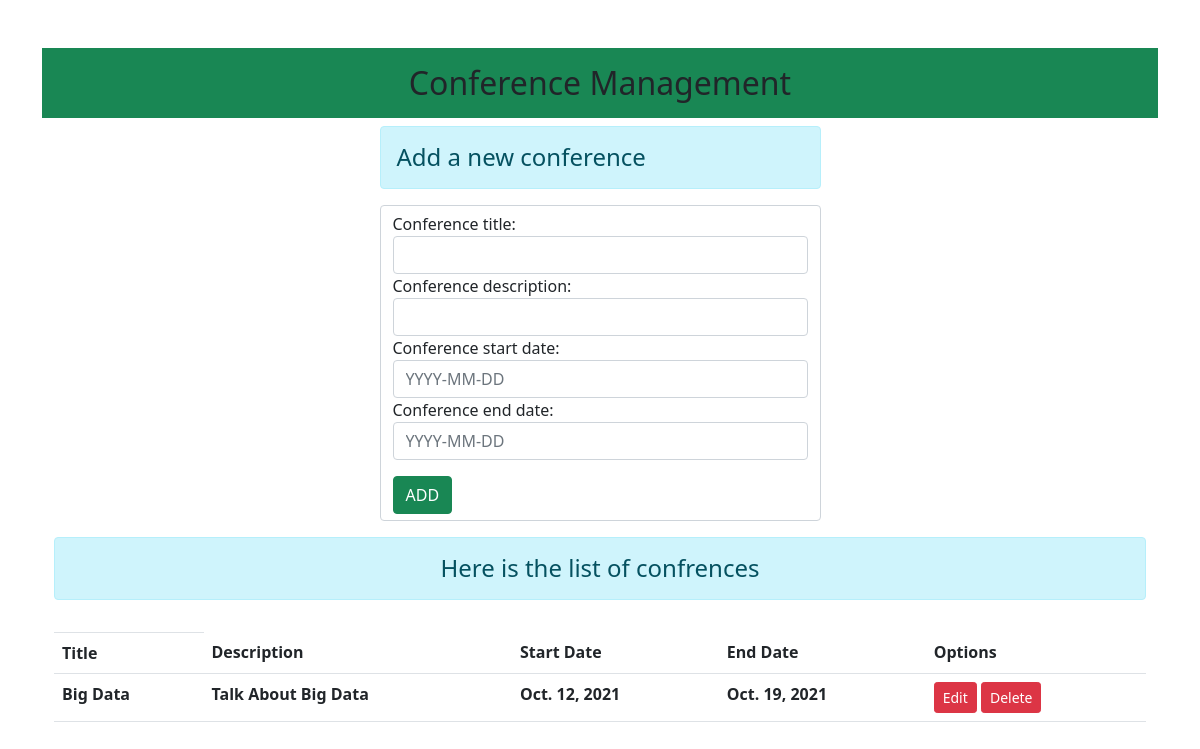
/, run on an earlier commit of the app's database.
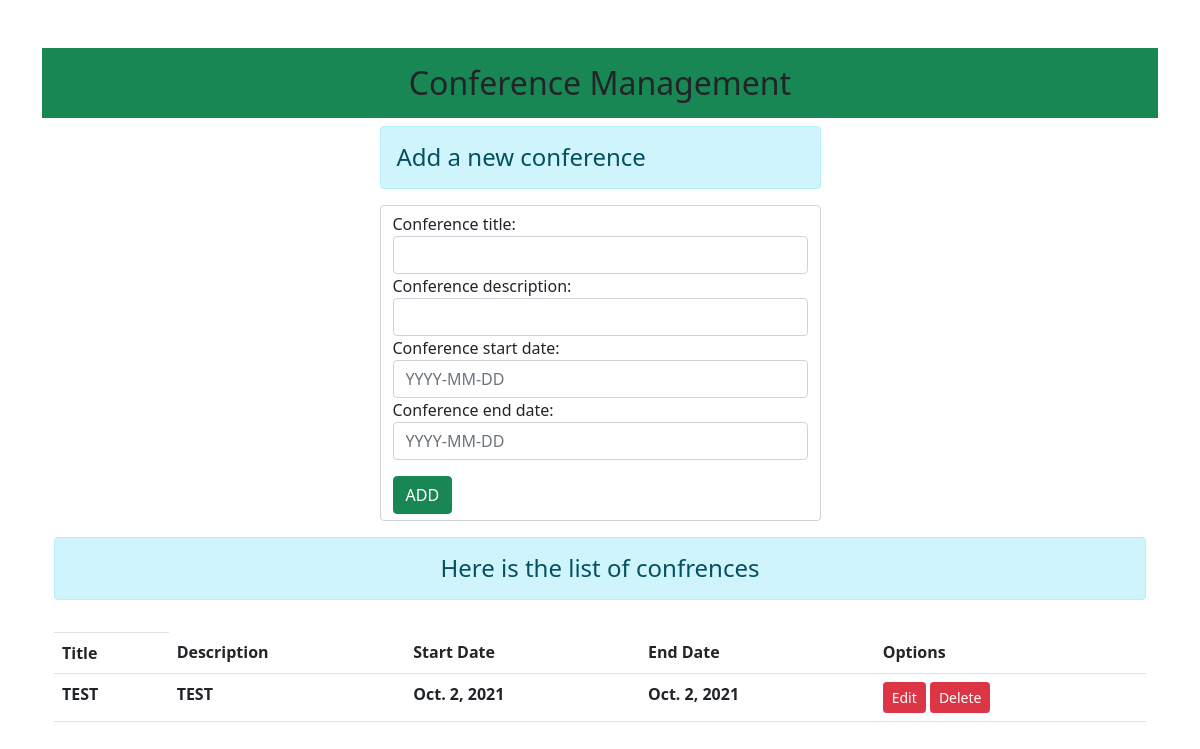
And on a later commit of the database.
### myapp/models.py (models this page shows)
class ConferenceModel(models.Model):
    conference_title = models.TextField(null=False,primary_key=True)
    conference_description = models.CharField(max_length=1000,null=False)
    conference_start_date = models.DateField(null=False)
    conference_end_date = models.DateField(null=False)

### myapp/views.py (the view)
# urls.py: path('',views.conferenceView,name='conference'),
def conferenceView(request):
    if request.method == 'POST':
        conferenceform = ConferenceForm(request.POST)
        if conferenceform.is_valid():
            conferenceform.save()
            conferenceform = ConferenceForm()
    else:
        conferenceform = ConferenceForm()
    conference = ConferenceModel.objects.all()
    return render(request,'myapp/conference.html',{'conference':conference,'conferenceform':conferenceform})

### myapp/forms.py
class ConferenceForm(forms.ModelForm):
    class Meta:
        model = ConferenceModel
        fields = ['conference_title','conference_description','conference_start_date','conference_end_date']
        widgets = {
            'conference_title' : forms.TextInput(attrs={'class':'form-control '}),
            'conference_description' : forms.TextInput(attrs={'class':'form-control'}),
            'conference_start_date' : forms.TextInput(attrs={'class':'form-control','placeholder':'YYYY-MM-DD'}),
            'conference_end_date' : forms.TextInput(attrs={'class':'form-control','placeholder':'YYYY-MM-DD'})
        }

### myapp/templates/myapp/conference.html (shortened to what this page needs)
{% extends 'myapp/base.html' %}
{% block content %}
<div class="col-sm-5 container">
    <h4 class="alert alert-info">Add a new conference</h4>
    <form class="form-control" method="POST">
    {{ conferenceform }}
    <input type="submit" class="btn btn-success " value="ADD" id="add">
</form>
</div>
<div class="container mt-3">
    <h4 class="alert alert-info text-center">
        Here is the list of confrences
    </h4>
    <table class="table table-hover">
        <th class="thead-dark">
            <tr>
                <th scope="col">Title</th>
                <th scope="col">Description</th>
                <th scope="col">Start Date</th>
                <th scope="col">End Date</th>
                <th scope="col">Options</th>
            </tr>
        </th>
            {% for conferences in conference %}
            <tr>
                <th scope="col">{{conferences.conference_title}}</th>
                <th scope="col">{{conferences.conference_description}}</th>
                <th scope="col">{{conferences.conference_start_date}}</th>
                <th scope="col">{{conferences.conference_end_date}}</th>
                <td>
                    <a href="{% url 'conferenceedit' conferences.conference_title %}" class="btn btn-danger btn-sm">Edit</a>
                    <form action="{% url 'conferencedelete' conferences.conference_title %}" method="POST" class="d-inline">
                        <input type="submit" value="Delete" class="btn btn-danger btn-sm">
                    </form>
                </td>
            </tr>
            {% endfor %}
    </table>
</div>
{% endblock content %}

What changed in the data, as far as the page shows it:
removed ConferenceModel: conference_title "Big Data", conference_description "Talk About Big Data", conference_start_date "Oct. 12, 2021", conference_end_date "Oct. 19, 2021"
added ConferenceModel: conference_title "TEST", conference_description "TEST", conference_start_date "Oct. 2, 2021", conference_end_date "Oct. 2, 2021"
